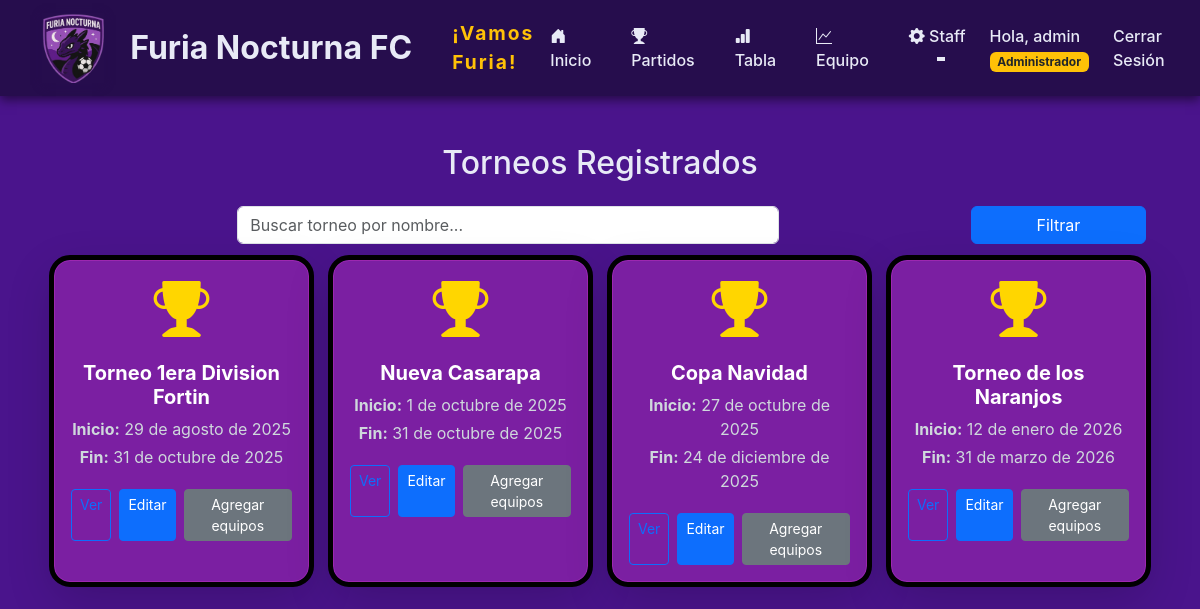
The app's page /lista_torneos/ (signed in) with its own data.
### jugadores/models.py (models this page shows, shortened)
class Torneo(models.Model):
    nombre = models.CharField(max_length=100)
    fecha_inicio = models.DateField()
    fecha_fin = models.DateField(null=True, blank=True)

### jugadores/views.py (the view)
# urls.py: path('lista_torneos/', views.lista_torneos, name='lista_torneos'),
@staff_member_required
def lista_torneos(request):
    busqueda = request.GET.get('busqueda')
    torneos = Torneo.objects.all()
    if busqueda:
        torneos = torneos.filter(nombre__icontains=busqueda)
    return render(request, 'jugadores/lista_torneos.html', {
        'torneos': torneos,
        'busqueda': busqueda,
    })

### jugadores/templates/jugadores/lista_torneos.html (shortened to what this page needs)
{% extends 'jugadores/base.html' %}
{% block contenido %}
<div class="container py-4">
  <h2 class="mb-4 text-center">Torneos Registrados</h2>
  <form method="get" class="row mb-3 g-2 align-items-end">
    <div class="col-md-6 mx-auto">
      <input type="text" class="form-control" name="busqueda" value="{{ busqueda|default:'' }}" placeholder="Buscar torneo por nombre...">
    </div>
    <div class="col-md-2">
      <button type="submit" class="btn btn-primary w-100">Filtrar</button>
    </div>
  </form>
  <div class="row g-4 justify-content-center">
    {% for torneo in torneos %}
      <div class="col-12 col-sm-6 col-md-4 col-lg-3">
        <div class="card p-3 h-100 text-center shadow-lg">
          <div class="display-4 mb-2" style="color: #FFD600;"><i class="bi bi-trophy-fill"></i></div>
          <h5 class="card-title mt-2">{{ torneo.nombre }}</h5>
          <p class="card-text mb-1"><span class="fw-bold">Inicio:</span> {{ torneo.fecha_inicio }}</p>
          <p class="card-text mb-1"><span class="fw-bold">Fin:</span> {{ torneo.fecha_fin|default:'-' }}</p>
          <div class="mt-3 d-flex justify-content-center gap-2">
            <a href="{% url 'torneo_detalle' torneo.id %}" class="btn btn-outline-primary btn-sm">Ver</a>
            {% if user.is_staff %}
              <a href="{% url 'editar_torneo' torneo.id %}" class="btn btn-primary btn-sm">Editar</a>
              <a href="{% url 'editar_torneo' torneo.id %}" class="btn btn-secondary btn-sm">Agregar equipos</a>
            {% endif %}
          </div>
        </div>
      </div>
    {% empty %}
      <p class="text-center">No hay torneos registrados.</p>
    {% endfor %}
  </div>
</div>
{% endblock %}

### jugadores/templates/jugadores/base.html (shortened to what this page needs)
<!DOCTYPE html>
<html lang="es">
<head>
    <link href="https://cdn.jsdelivr.net/npm/bootstrap@5.3.3/dist/css/bootstrap.min.css" rel="stylesheet">
    <link href="https://cdn.jsdelivr.net/npm/bootstrap-icons@1.10.5/font/bootstrap-icons.css" rel="stylesheet">
</head>
<body>
    <nav class="navbar navbar-expand-lg navbar-dark" aria-label="Navegación principal">
        <div class="container">
            <a class="navbar-brand d-flex align-items-center gap-3" href="{% url 'inicio' %}" aria-label="Ir al inicio">
                {% load static %}
                <img src="{% static 'jugadores/images/logo.png' %}" alt="Logo de Furia Nocturna FC" style="height: 70px; box-shadow: 0 2px 8px #260D4D;">
                <span class="fw-bold" style="font-size: 2rem; color: #E8EAF6;">Furia Nocturna FC</span>
            </a>
            <span class="d-none d-md-block ms-4 fw-bold text-warning" style="font-size: 1.2rem; letter-spacing: 2px;">¡Vamos Furia!</span>
            <div class="collapse navbar-collapse" id="navbarNav">
                <ul class="navbar-nav me-auto gap-2">
                    <li class="nav-item">
                        <a class="nav-link px-3" href="{% url 'inicio' %}" aria-label="Inicio"><i class="bi bi-house-door-fill"></i> Inicio</a>
                    </li>
                    <li class="nav-item">
                        <a class="nav-link px-3" href="{% url 'resultados_partidos' %}" aria-label="Partidos"><i class="bi bi-trophy-fill"></i> Partidos</a>
                    </li>
                    <li class="nav-item">
                        <a class="nav-link px-3" href="{% url 'tabla_clasificacion' %}" aria-label="Tabla de clasificación"><i class="bi bi-bar-chart-fill"></i> Tabla</a>
                    </li>
                    <li class="nav-item">
                        <a class="nav-link px-3" href="/estadisticas_equipo/" aria-label="Estadísticas del equipo"><i class="bi bi-graph-up"></i> Equipo</a>
                    </li>
                    {% if user.is_staff %}
                    <li class="nav-item dropdown">
                        <a class="nav-link dropdown-toggle px-3" href="#" id="navbarDropdown" role="button" data-bs-toggle="dropdown" aria-expanded="false" aria-label="Opciones de staff">
                          <i class="bi bi-gear-fill"></i> Staff
                        </a>
                      </li>
                    {% endif %}
                </ul>
                <ul class="navbar-nav ms-auto gap-2">
                    {% if user.is_authenticated %}
                        {% if user.jugador %}
                            <li class="nav-item">
                                <a class="nav-link" href="{% url 'perfil_jugador' user.jugador.id %}" aria-label="Perfil de jugador">Hola, {{ user.username }}
                                    {% if user.is_superuser %}
                                        <span class="badge bg-warning text-dark">Administrador</span>
                                    {% elif user.is_staff %}
                                        <span class="badge" style="background-color: #7B1FA2; color: #FFFFFF;">Staff</span>
                                    {% elif user.groups.all|length > 0 %}
                                        {% with found_jugador=False %}
                                            {% for grupo in user.groups.all %}
                                                {% if grupo.name == 'jugadores' and not found_jugador %}
                                                    <span class="badge" style="background-color: #FFD600; color: #260D4D;">Jugador</span>
                                                {% endif %}
                                            {% endfor %}
                                            {% if not found_jugador %}
                                                <span class="badge" style="background-color: #CFD8DC; color: #260D4D;">Usuario</span>
                                            {% endif %}
                                        {% endwith %}
                                    {% else %}
                                        <span class="badge" style="background-color: #CFD8DC; color: #260D4D;">Usuario</span>
                                    {% endif %}
                                </a>
                            </li>
                        {% else %}
                            <li class="nav-item">
                                <span class="nav-link text-white-50">Hola, {{ user.username }}
                                    {% if user.is_superuser %}
                                        <span class="badge bg-warning text-dark">Administrador</span>
                                    {% elif user.is_staff %}
                                        <span class="badge" style="background-color: #7B1FA2; color: #FFFFFF;">Staff</span>
                                    {% else %}
                                        <span class="badge" style="background-color: #CFD8DC; color: #260D4D;">Usuario</span>
                                    {% endif %}
                                </span>
                            </li>
                        {% endif %}
                        <li class="nav-item">
                            <a class="nav-link" href="{% url 'cerrar_sesion' %}" aria-label="Cerrar sesión">Cerrar Sesión</a>
                        </li>
                    {% endif %}
                </ul>
            </div>
        </div>
    </nav>
    <div class="container mt-4" id="main-content" tabindex="-1">
        {% block contenido %}
        {% endblock %}
    </div>
</body>
</html>

### jugadores/templates/jugadores/base.html (style rules this page uses)
body { background-color: #4A148C; color: #E8EAF6; font-family: 'Inter', sans-serif; }
.card { outline: black solid 5px; background-color: #7B1FA2; color: #FFFFFF; border-color: #9C27B0; border-radius: 1rem; transition: transform 0.3s ease; }
.card-title { color: #FFFFFF; font-weight: bold; }
.card-text, .card-text small { color: #CFD8DC !important; }
.navbar { background-color: #260D4D !important; box-shadow: 0 4px 10px rgba(0, 0, 0, 0.5); }
.navbar-brand { display: flex; align-items: center; font-size: 2rem; color: #E8EAF6 !important; font-weight: bold; transition: color 0.3s ease; }
.navbar-brand img { height: 100px; margin-right: 10px; }
.nav-link { color: #E8EAF6 !important; position: relative; font-weight: 500; transition: all 0.3s ease; }
.nav-link::after { content: ''; position: absolute; bottom: -5px; left: 50%; transform: translateX(-50%); width: 0; height: 2px; background-color: #E8EAF6; transition: width 0.3s ease; }

### records on screen
Torneo: nombre "Torneo 1era Division Fortin", fecha_inicio "29 de agosto de 2025", fecha_fin "31 de octubre de 2025"
Torneo: nombre "Nueva Casarapa", fecha_inicio "1 de octubre de 2025", fecha_fin "31 de octubre de 2025"
Torneo: nombre "Copa Navidad", fecha_inicio "27 de octubre de 2025", fecha_fin "24 de diciembre de 2025"
Torneo: nombre "Torneo de los Naranjos", fecha_inicio "12 de enero de 2026", fecha_fin "31 de marzo de 2026"

### other values on screen
{{ user.username }} "admin"
